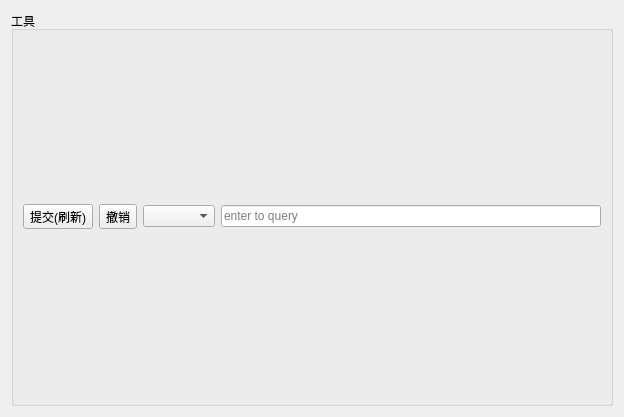
<?xml version="1.0" encoding="UTF-8"?>
<ui version="4.0">
 <class>BaseTab</class>
 <widget class="QWidget" name="BaseTab">
  <property name="geometry">
   <rect>
    <x>0</x>
    <y>0</y>
    <width>624</width>
    <height>417</height>
   </rect>
  </property>
  <property name="windowTitle">
   <string>Form</string>
  </property>
  <layout class="QGridLayout" name="gridLayout_2">
   <item row="0" column="0">
    <layout class="QVBoxLayout" name="verticalLayout">
     <item>
      <widget class="QGroupBox" name="CRUDGroupBox">
       <property name="title">
        <string>工具</string>
       </property>
       <layout class="QGridLayout" name="gridLayout">
        <item row="0" column="0">
         <layout class="QHBoxLayout" name="horizontalLayout">
          <item>
           <widget class="QToolButton" name="submitActionButton">
            <property name="text">
             <string extracomment="提交到数据库">提交(刷新)</string>
            </property>
            <property name="icon">
             <iconset resource="res.qrc">
              <normaloff>:/images/images/submit.png</normaloff>:/images/images/submit.png</iconset>
            </property>
            <property name="autoRepeat">
             <bool>false</bool>
            </property>
            <property name="autoExclusive">
             <bool>false</bool>
            </property>
            <property name="popupMode">
             <enum>QToolButton::DelayedPopup</enum>
            </property>
            <property name="toolButtonStyle">
             <enum>Qt::ToolButtonTextBesideIcon</enum>
            </property>
           </widget>
          </item>
          <item>
           <widget class="QToolButton" name="revokeActionButton">
            <property name="text">
             <string>撤销</string>
            </property>
            <property name="icon">
             <iconset resource="res.qrc">
              <normaloff>:/images/images/undo.png</normaloff>:/images/images/undo.png</iconset>
            </property>
            <property name="toolButtonStyle">
             <enum>Qt::ToolButtonTextBesideIcon</enum>
            </property>
           </widget>
          </item>
          <item>
           <widget class="QComboBox" name="queryTypeCombox"/>
          </item>
          <item>
           <widget class="QLineEdit" name="queryEdit">
            <property name="sizePolicy">
             <sizepolicy hsizetype="MinimumExpanding" vsizetype="Fixed">
              <horstretch>0</horstretch>
              <verstretch>0</verstretch>
             </sizepolicy>
            </property>
            <property name="placeholderText">
             <string>enter to query</string>
            </property>
           </widget>
          </item>
         </layout>
        </item>
       </layout>
      </widget>
     </item>
    </layout>
   </item>
  </layout>
 </widget>
 <resources>
  <include location="res.qrc"/>
 </resources>
 <connections/>
</ui>
